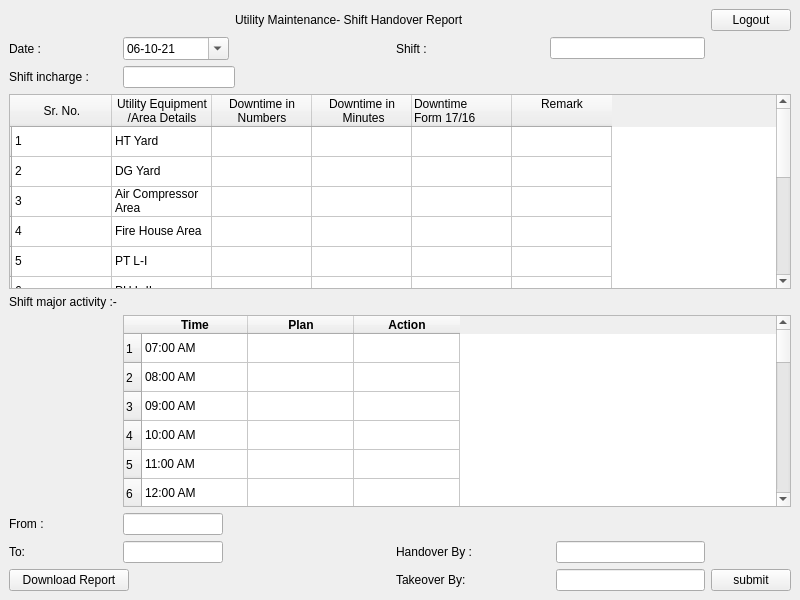
<?xml version="1.0" encoding="UTF-8"?>
<ui version="4.0">
 <class>MainWindow</class>
 <widget class="QMainWindow" name="MainWindow">
  <property name="geometry">
   <rect>
    <x>0</x>
    <y>0</y>
    <width>800</width>
    <height>600</height>
   </rect>
  </property>
  <property name="windowTitle">
   <string>MainWindow</string>
  </property>
  <widget class="QWidget" name="centralwidget">
   <layout class="QGridLayout" name="gridLayout">
    <item row="0" column="3" colspan="5">
     <widget class="QLabel" name="label_3">
      <property name="text">
       <string>Utility Maintenance- Shift Handover Report</string>
      </property>
     </widget>
    </item>
    <item row="2" column="0">
     <widget class="QLabel" name="label_5">
      <property name="text">
       <string>Shift incharge :</string>
      </property>
     </widget>
    </item>
    <item row="7" column="0">
     <widget class="QLabel" name="label_2">
      <property name="maximumSize">
       <size>
        <width>50</width>
        <height>16777215</height>
       </size>
      </property>
      <property name="text">
       <string>To:</string>
      </property>
     </widget>
    </item>
    <item row="8" column="7">
     <widget class="QLineEdit" name="lineEdit_6"/>
    </item>
    <item row="3" column="0" colspan="9">
     <widget class="QTableWidget" name="tableWidget_2">
      <property name="textElideMode">
       <enum>Qt::ElideLeft</enum>
      </property>
      <row>
       <property name="text">
        <string/>
       </property>
      </row>
      <row>
       <property name="text">
        <string/>
       </property>
      </row>
      <row>
       <property name="text">
        <string/>
       </property>
      </row>
      <row>
       <property name="text">
        <string/>
       </property>
      </row>
      <row>
       <property name="text">
        <string/>
       </property>
      </row>
      <row>
       <property name="text">
        <string/>
       </property>
      </row>
      <row>
       <property name="text">
        <string/>
       </property>
      </row>
      <row>
       <property name="text">
        <string/>
       </property>
      </row>
      <row>
       <property name="text">
        <string/>
       </property>
      </row>
      <row>
       <property name="text">
        <string/>
       </property>
      </row>
      <row>
       <property name="text">
        <string/>
       </property>
      </row>
      <row>
       <property name="text">
        <string/>
       </property>
      </row>
      <column>
       <property name="text">
        <string>Sr. No.</string>
       </property>
      </column>
      <column>
       <property name="text">
        <string>Utility Equipment
/Area Details</string>
       </property>
      </column>
      <column>
       <property name="text">
        <string>Downtime in
Numbers</string>
       </property>
      </column>
      <column>
       <property name="text">
        <string>Downtime in
 Minutes</string>
       </property>
      </column>
      <column>
       <property name="text">
        <string>Downtime
Form 17/16	</string>
       </property>
       <property name="textAlignment">
        <set>AlignJustify|AlignVCenter</set>
       </property>
      </column>
      <column>
       <property name="text">
        <string>Remark
</string>
       </property>
      </column>
      <item row="0" column="0">
       <property name="text">
        <string>1</string>
       </property>
      </item>
      <item row="0" column="1">
       <property name="text">
        <string>HT Yard</string>
       </property>
      </item>
      <item row="1" column="0">
       <property name="text">
        <string>2</string>
       </property>
      </item>
      <item row="1" column="1">
       <property name="text">
        <string>DG Yard</string>
       </property>
      </item>
      <item row="2" column="0">
       <property name="text">
        <string>3</string>
       </property>
      </item>
      <item row="2" column="1">
       <property name="text">
        <string>Air Compressor Area</string>
       </property>
      </item>
      <item row="3" column="0">
       <property name="text">
        <string>4</string>
       </property>
      </item>
      <item row="3" column="1">
       <property name="text">
        <string>Fire House Area</string>
       </property>
      </item>
      <item row="4" column="0">
       <property name="text">
        <string>5</string>
       </property>
      </item>
      <item row="4" column="1">
       <property name="text">
        <string>PT L-I</string>
       </property>
      </item>
      <item row="5" column="0">
       <property name="text">
        <string>6</string>
       </property>
      </item>
      <item row="5" column="1">
       <property name="text">
        <string>PH L-II</string>
       </property>
      </item>
      <item row="6" column="0">
       <property name="text">
        <string>7</string>
       </property>
      </item>
      <item row="6" column="1">
       <property name="text">
        <string>STP Plant</string>
       </property>
      </item>
      <item row="7" column="0">
       <property name="text">
        <string>8</string>
       </property>
      </item>
      <item row="7" column="1">
       <property name="text">
        <string>Softner Plant</string>
       </property>
      </item>
      <item row="8" column="0">
       <property name="text">
        <string>9</string>
       </property>
      </item>
      <item row="8" column="1">
       <property name="text">
        <string/>
       </property>
      </item>
      <item row="9" column="0">
       <property name="text">
        <string>10</string>
       </property>
      </item>
      <item row="9" column="1">
       <property name="text">
        <string/>
       </property>
      </item>
      <item row="10" column="0">
       <property name="text">
        <string>11</string>
       </property>
      </item>
      <item row="11" column="0">
       <property name="text">
        <string>12</string>
       </property>
      </item>
     </widget>
    </item>
    <item row="6" column="0">
     <widget class="QLabel" name="label">
      <property name="maximumSize">
       <size>
        <width>50</width>
        <height>16777215</height>
       </size>
      </property>
      <property name="text">
       <string>From :</string>
      </property>
     </widget>
    </item>
    <item row="7" column="7">
     <widget class="QLineEdit" name="lineEdit_5"/>
    </item>
    <item row="8" column="8">
     <widget class="QPushButton" name="pushButton">
      <property name="maximumSize">
       <size>
        <width>100</width>
        <height>16777215</height>
       </size>
      </property>
      <property name="text">
       <string>submit</string>
      </property>
     </widget>
    </item>
    <item row="8" column="0" colspan="2">
     <widget class="QPushButton" name="pushButton_2">
      <property name="maximumSize">
       <size>
        <width>120</width>
        <height>16777215</height>
       </size>
      </property>
      <property name="text">
       <string>Download Report</string>
      </property>
     </widget>
    </item>
    <item row="2" column="1" colspan="3">
     <widget class="QLineEdit" name="lineEdit_3"/>
    </item>
    <item row="0" column="8">
     <widget class="QPushButton" name="pushButton_3">
      <property name="maximumSize">
       <size>
        <width>100</width>
        <height>16777215</height>
       </size>
      </property>
      <property name="text">
       <string>Logout</string>
      </property>
     </widget>
    </item>
    <item row="4" column="0">
     <widget class="QLabel" name="label_7">
      <property name="text">
       <string>Shift major activity :-</string>
      </property>
     </widget>
    </item>
    <item row="6" column="5">
     <spacer name="horizontalSpacer">
      <property name="orientation">
       <enum>Qt::Horizontal</enum>
      </property>
      <property name="sizeHint" stdset="0">
       <size>
        <width>40</width>
        <height>20</height>
       </size>
      </property>
     </spacer>
    </item>
    <item row="7" column="5" colspan="2">
     <widget class="QLabel" name="label_8">
      <property name="text">
       <string>Handover By :</string>
      </property>
     </widget>
    </item>
    <item row="1" column="1" colspan="2">
     <widget class="QDateEdit" name="dateEdit">
      <property name="mouseTracking">
       <bool>false</bool>
      </property>
      <property name="tabletTracking">
       <bool>false</bool>
      </property>
      <property name="acceptDrops">
       <bool>false</bool>
      </property>
      <property name="autoFillBackground">
       <bool>true</bool>
      </property>
      <property name="displayFormat">
       <string>dd-MM-yy</string>
      </property>
      <property name="calendarPopup">
       <bool>true</bool>
      </property>
      <property name="currentSectionIndex">
       <number>0</number>
      </property>
      <property name="date">
       <date>
        <year>2021</year>
        <month>10</month>
        <day>6</day>
       </date>
      </property>
     </widget>
    </item>
    <item row="1" column="5">
     <widget class="QLabel" name="label_6">
      <property name="text">
       <string>Shift :</string>
      </property>
     </widget>
    </item>
    <item row="8" column="5" colspan="2">
     <widget class="QLabel" name="label_9">
      <property name="text">
       <string>Takeover By:</string>
      </property>
     </widget>
    </item>
    <item row="1" column="0">
     <widget class="QLabel" name="label_4">
      <property name="text">
       <string>Date :</string>
      </property>
     </widget>
    </item>
    <item row="1" column="6" colspan="2">
     <widget class="QLineEdit" name="lineEdit_4"/>
    </item>
    <item row="6" column="4">
     <spacer name="horizontalSpacer_2">
      <property name="orientation">
       <enum>Qt::Horizontal</enum>
      </property>
      <property name="sizeHint" stdset="0">
       <size>
        <width>40</width>
        <height>20</height>
       </size>
      </property>
     </spacer>
    </item>
    <item row="6" column="1">
     <widget class="QLineEdit" name="lineEdit">
      <property name="maximumSize">
       <size>
        <width>100</width>
        <height>16777215</height>
       </size>
      </property>
     </widget>
    </item>
    <item row="7" column="1">
     <widget class="QLineEdit" name="lineEdit_2">
      <property name="maximumSize">
       <size>
        <width>100</width>
        <height>16777215</height>
       </size>
      </property>
     </widget>
    </item>
    <item row="5" column="1" colspan="8">
     <widget class="QTableWidget" name="tableWidget">
      <property name="sizePolicy">
       <sizepolicy hsizetype="Maximum" vsizetype="Maximum">
        <horstretch>0</horstretch>
        <verstretch>0</verstretch>
       </sizepolicy>
      </property>
      <property name="maximumSize">
       <size>
        <width>700</width>
        <height>16777215</height>
       </size>
      </property>
      <property name="dragEnabled">
       <bool>false</bool>
      </property>
      <attribute name="horizontalHeaderMinimumSectionSize">
       <number>60</number>
      </attribute>
      <attribute name="horizontalHeaderDefaultSectionSize">
       <number>106</number>
      </attribute>
      <attribute name="verticalHeaderCascadingSectionResizes">
       <bool>true</bool>
      </attribute>
      <attribute name="verticalHeaderDefaultSectionSize">
       <number>29</number>
      </attribute>
      <row>
       <property name="text">
        <string>1</string>
       </property>
      </row>
      <row>
       <property name="text">
        <string>2</string>
       </property>
      </row>
      <row>
       <property name="text">
        <string>3</string>
       </property>
      </row>
      <row>
       <property name="text">
        <string>4</string>
       </property>
      </row>
      <row>
       <property name="text">
        <string>5</string>
       </property>
      </row>
      <row>
       <property name="text">
        <string>6</string>
       </property>
      </row>
      <row>
       <property name="text">
        <string>7</string>
       </property>
      </row>
      <row>
       <property name="text">
        <string>8</string>
       </property>
      </row>
      <row>
       <property name="text">
        <string>9</string>
       </property>
      </row>
      <row>
       <property name="text">
        <string>10</string>
       </property>
      </row>
      <row>
       <property name="text">
        <string>11</string>
       </property>
      </row>
      <row>
       <property name="text">
        <string>12</string>
       </property>
      </row>
      <row>
       <property name="text">
        <string>13</string>
       </property>
      </row>
      <row>
       <property name="text">
        <string>14</string>
       </property>
      </row>
      <row>
       <property name="text">
        <string>15</string>
       </property>
      </row>
      <row>
       <property name="text">
        <string>16</string>
       </property>
      </row>
      <row>
       <property name="text">
        <string>17</string>
       </property>
      </row>
      <row>
       <property name="text">
        <string>18</string>
       </property>
      </row>
      <row>
       <property name="text">
        <string>19</string>
       </property>
      </row>
      <row>
       <property name="text">
        <string>20</string>
       </property>
      </row>
      <row>
       <property name="text">
        <string>21</string>
       </property>
      </row>
      <row>
       <property name="text">
        <string>22</string>
       </property>
      </row>
      <row>
       <property name="text">
        <string>23</string>
       </property>
      </row>
      <row>
       <property name="text">
        <string>24</string>
       </property>
      </row>
      <row>
       <property name="text">
        <string>25</string>
       </property>
      </row>
      <column>
       <property name="text">
        <string>Time</string>
       </property>
       <property name="font">
        <font>
         <weight>75</weight>
         <bold>true</bold>
        </font>
       </property>
      </column>
      <column>
       <property name="text">
        <string>Plan</string>
       </property>
       <property name="font">
        <font>
         <weight>75</weight>
         <bold>true</bold>
        </font>
       </property>
      </column>
      <column>
       <property name="text">
        <string>Action</string>
       </property>
       <property name="font">
        <font>
         <weight>75</weight>
         <bold>true</bold>
        </font>
       </property>
       <property name="foreground">
        <brush brushstyle="SolidPattern">
         <color alpha="255">
          <red>0</red>
          <green>0</green>
          <blue>0</blue>
         </color>
        </brush>
       </property>
      </column>
      <item row="0" column="0">
       <property name="text">
        <string>07:00 AM</string>
       </property>
      </item>
      <item row="1" column="0">
       <property name="text">
        <string>08:00 AM</string>
       </property>
      </item>
      <item row="2" column="0">
       <property name="text">
        <string>09:00 AM</string>
       </property>
      </item>
      <item row="3" column="0">
       <property name="text">
        <string>10:00 AM</string>
       </property>
      </item>
      <item row="4" column="0">
       <property name="text">
        <string>11:00 AM</string>
       </property>
      </item>
      <item row="5" column="0">
       <property name="text">
        <string>12:00 AM</string>
       </property>
      </item>
      <item row="6" column="0">
       <property name="text">
        <string>01:00 PM</string>
       </property>
      </item>
      <item row="7" column="0">
       <property name="text">
        <string>02:00 PM</string>
       </property>
      </item>
      <item row="8" column="0">
       <property name="text">
        <string>03:00 PM</string>
       </property>
      </item>
      <item row="9" column="0">
       <property name="text">
        <string>04:00 PM</string>
       </property>
      </item>
      <item row="10" column="0">
       <property name="text">
        <string>05:00 PM</string>
       </property>
      </item>
      <item row="11" column="0">
       <property name="text">
        <string>06:00 PM</string>
       </property>
      </item>
      <item row="12" column="0">
       <property name="text">
        <string>07:00 PM</string>
       </property>
      </item>
      <item row="13" column="0">
       <property name="text">
        <string>08:00 PM</string>
       </property>
      </item>
      <item row="14" column="0">
       <property name="text">
        <string>09:00 PM</string>
       </property>
      </item>
      <item row="15" column="0">
       <property name="text">
        <string>10:00 PM</string>
       </property>
      </item>
      <item row="16" column="0">
       <property name="text">
        <string>11:00 PM</string>
       </property>
      </item>
      <item row="17" column="0">
       <property name="text">
        <string>12:00 AM</string>
       </property>
      </item>
      <item row="18" column="0">
       <property name="text">
        <string>01:00 AM</string>
       </property>
      </item>
      <item row="19" column="0">
       <property name="text">
        <string>02:00 AM</string>
       </property>
      </item>
      <item row="20" column="0">
       <property name="text">
        <string>03:00 AM</string>
       </property>
      </item>
      <item row="21" column="0">
       <property name="text">
        <string>04:00 AM</string>
       </property>
      </item>
      <item row="22" column="0">
       <property name="text">
        <string>05:00 AM</string>
       </property>
      </item>
      <item row="23" column="0">
       <property name="text">
        <string>06:00 AM</string>
       </property>
      </item>
      <item row="24" column="0">
       <property name="text">
        <string>07:00 AM</string>
       </property>
      </item>
     </widget>
    </item>
   </layout>
  </widget>
 </widget>
 <resources/>
 <connections/>
</ui>
